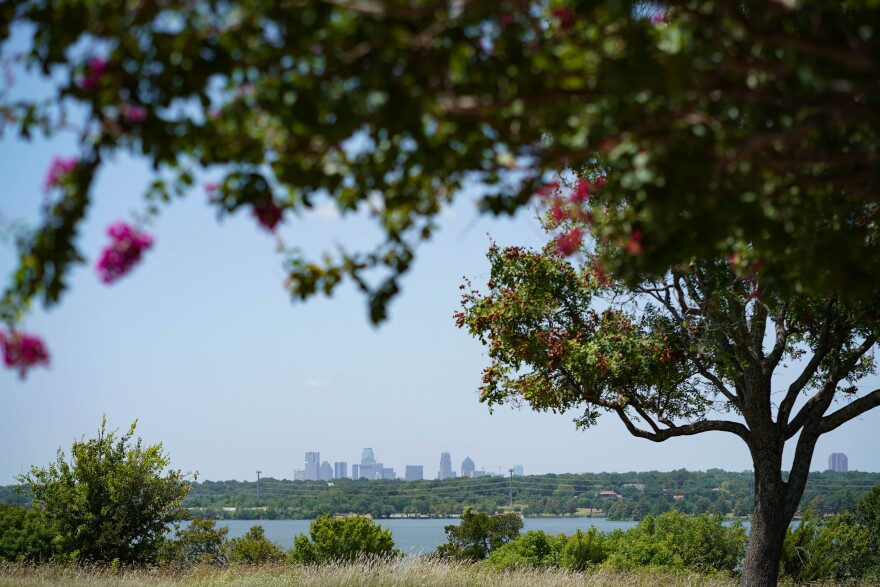
#> input picture 06_05_2025_smoothing_and_blurring/trees.jpg, 880 x 587 px
$ python zadanie6.py
#> lines starting #> are read from the running program, lines starting #| are printed output that depends on the picture; after the words box and inside, x2 and y2 are one past the last pixel; in counts of white or black regions, pixels touching at a corner belong together
import cv2
import numpy as np

image = cv2.imread("trees.jpg")
#> image is the input picture: shape (587, 880, 3); mean B, G, R 97.3, 103.2, 92.9

h, w = image.shape[:2]
#> h = 587; w = 880

mask = np.zeros((h, w), dtype=np.uint8)

foreground_poly = np.array([
    [0, 413],
    [203, 413],
    [203, 556],
    [0, 556]
], dtype=np.int32)

cv2.fillPoly(mask, [foreground_poly], 255)
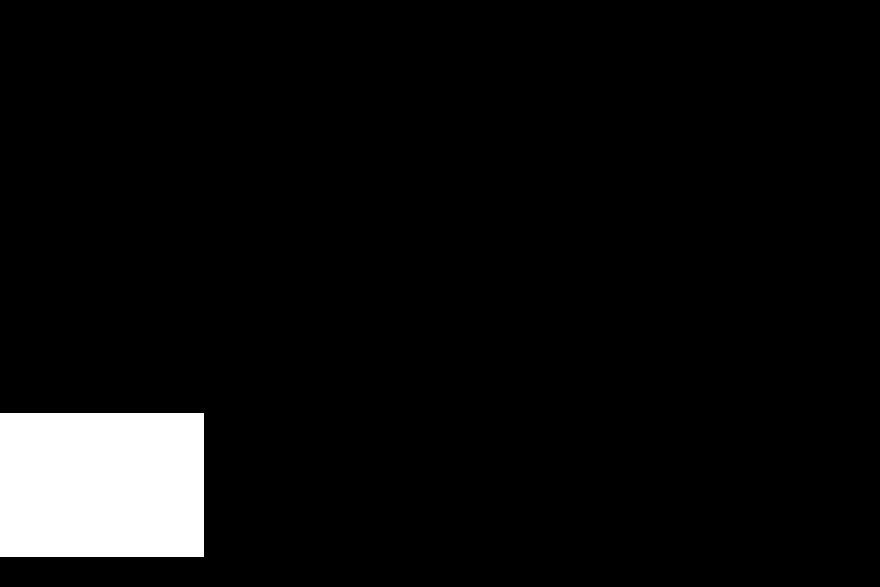
#> mask: shape (587, 880); 5.7% white; 1 white region, box (x1, y1, x2, y2) and area: (0, 413, 204, 557) 29376

mask_bg = cv2.bitwise_not(mask)

blurred = cv2.GaussianBlur(image, (21, 21), sigmaX=0, sigmaY=0)
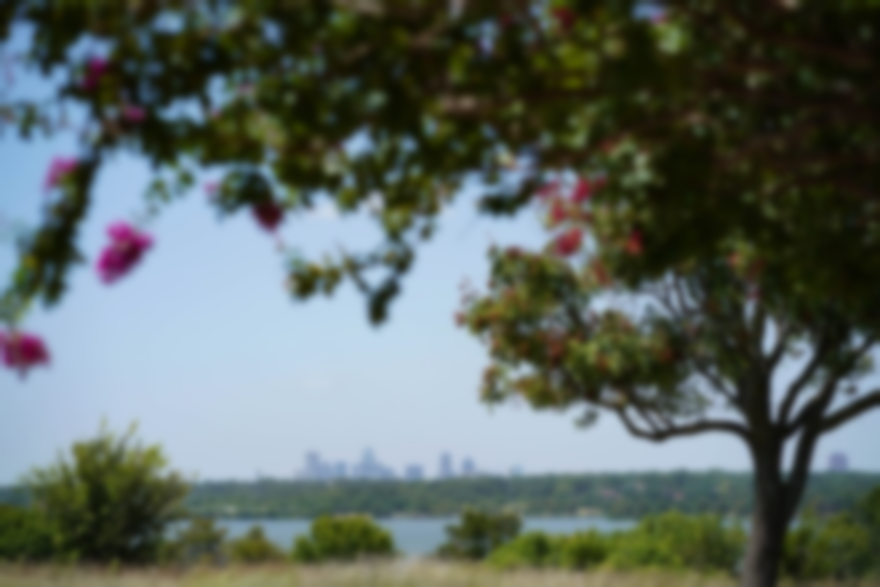
#> blurred: shape (587, 880, 3); mean B, G, R 97.3, 103.2, 92.9

background = cv2.bitwise_and(blurred, blurred, mask=mask_bg)
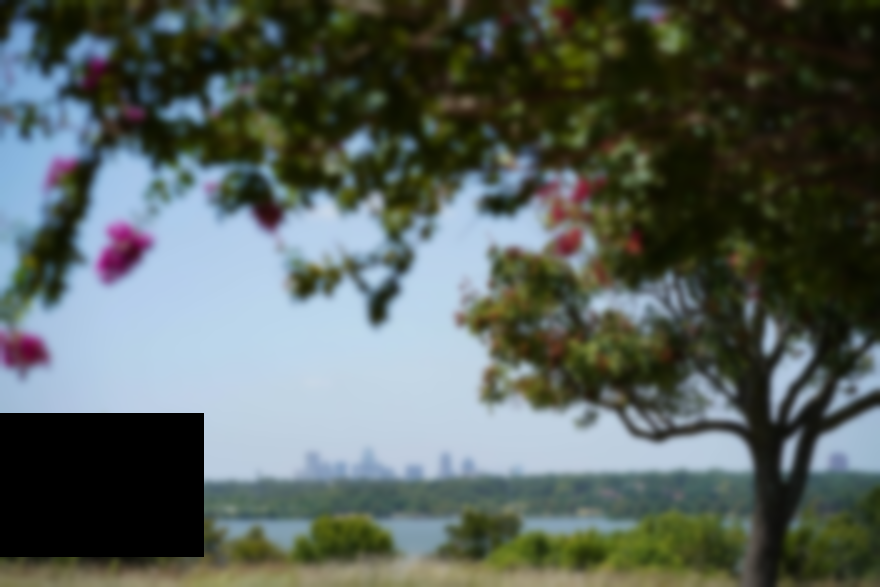
#> background: shape (587, 880, 3); mean B, G, R 91.7, 96.8, 87.3

foreground = cv2.bitwise_and(image, image, mask=mask)
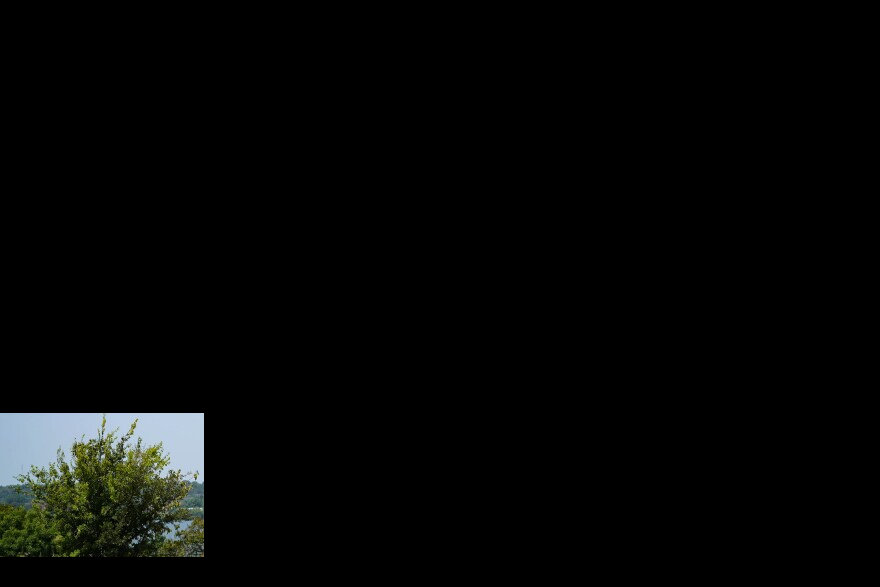
#> foreground: shape (587, 880, 3); mean B, G, R 5.6, 6.4, 5.6

result = cv2.add(background, foreground)

cv2.imshow("Original", image)
cv2.imshow('Wynik (DOF)', result)
cv2.waitKey(0)
cv2.destroyAllWindows()

$ run again, with 06_05_2025_smoothing_and_blurring/photo.jpg copied over 06_05_2025_smoothing_and_blurring/trees.jpg
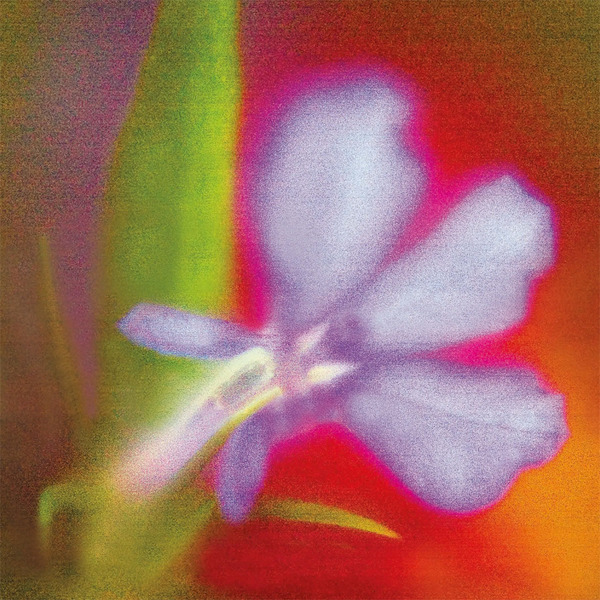
#> input picture 06_05_2025_smoothing_and_blurring/photo.jpg, 600 x 600 px
#> image is the input picture: shape (600, 600, 3); mean B, G, R 91, 104.9, 162.2
#> `cv2.fillPoly(mask, [foreground_poly], 255)`:
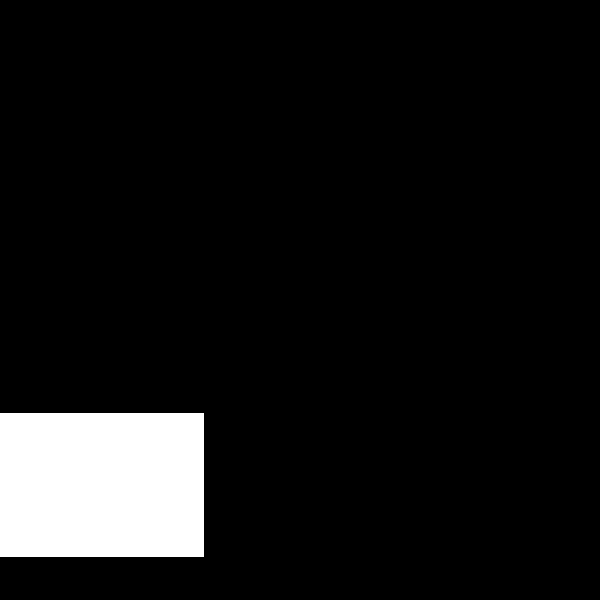
#> mask: shape (600, 600); 8.2% white; 1 white region, box (x1, y1, x2, y2) and area: (0, 413, 204, 557) 29376
#> `foreground = cv2.bitwise_and(image, image, mask=mask)`:
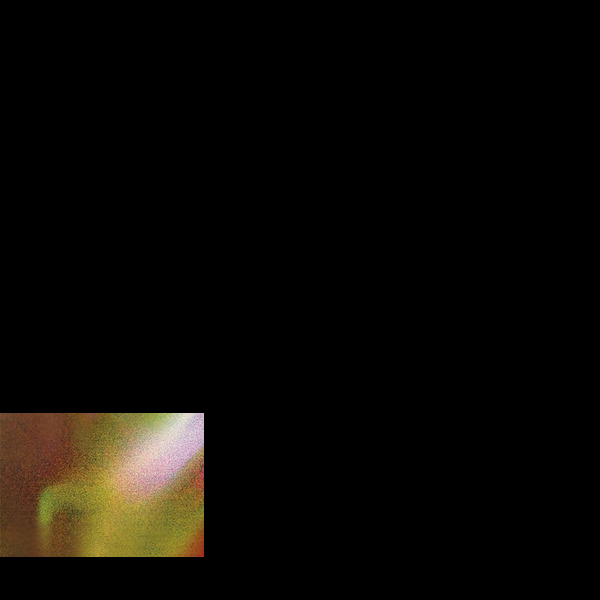
#> foreground: shape (600, 600, 3); mean B, G, R 5.4, 9.2, 11.4

$ run again, with 06_05_2025_smoothing_and_blurring/puppy.jpg copied over 06_05_2025_smoothing_and_blurring/trees.jpg
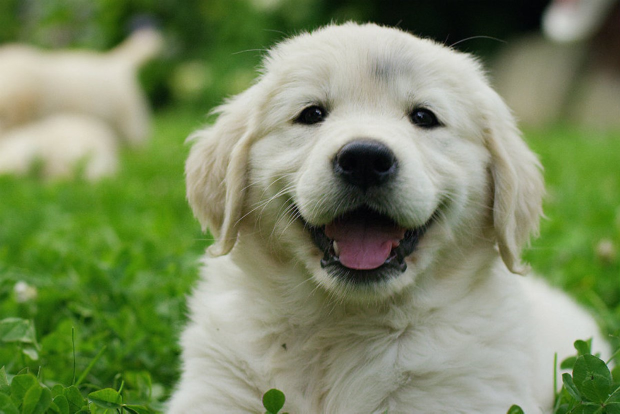
#> input picture 06_05_2025_smoothing_and_blurring/puppy.jpg, 1240 x 827 px (shown at 1/2 size)
#> image is the input picture: shape (827, 1240, 3); mean B, G, R 96.4, 137.3, 122.1
#> `cv2.fillPoly(mask, [foreground_poly], 255)`:
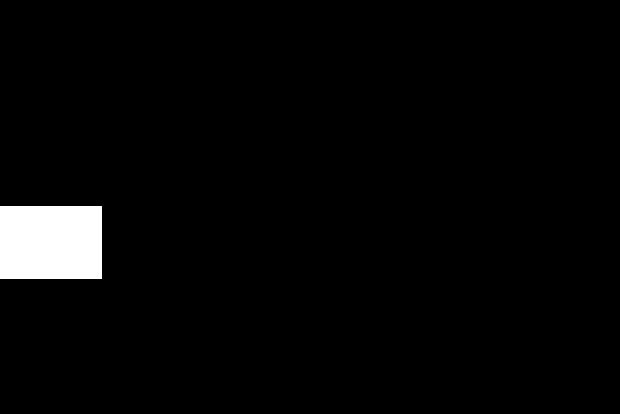
#> mask: shape (827, 1240) (shown at 1/2 size); 2.9% white; 1 white region, box (x1, y1, x2, y2) and area: (0, 413, 204, 557) 29376
#> `foreground = cv2.bitwise_and(image, image, mask=mask)`:
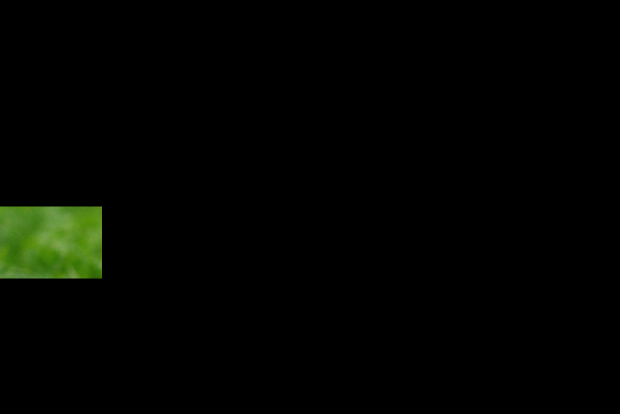
#> foreground: shape (827, 1240, 3) (shown at 1/2 size); mean B, G, R 0.9, 3.9, 2.4
